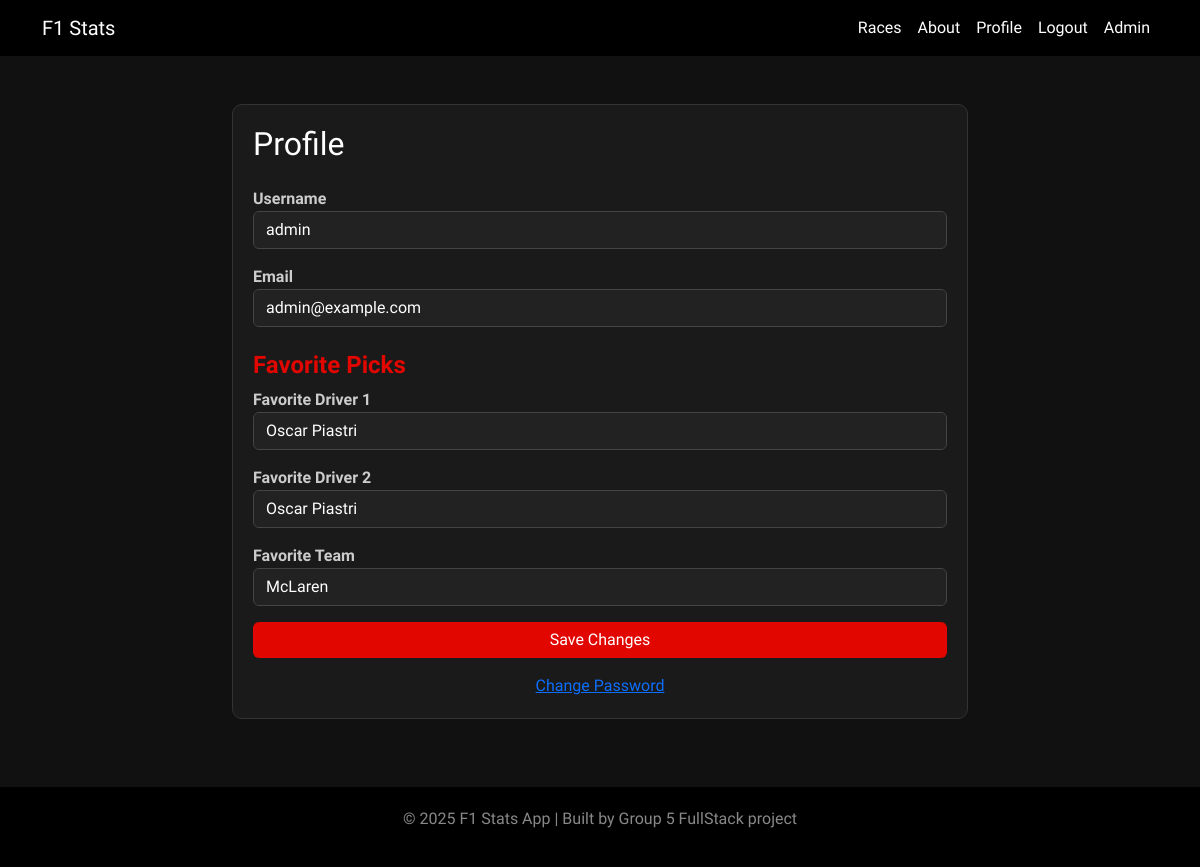
The page /profile (signed in) on the database as committed earlier.
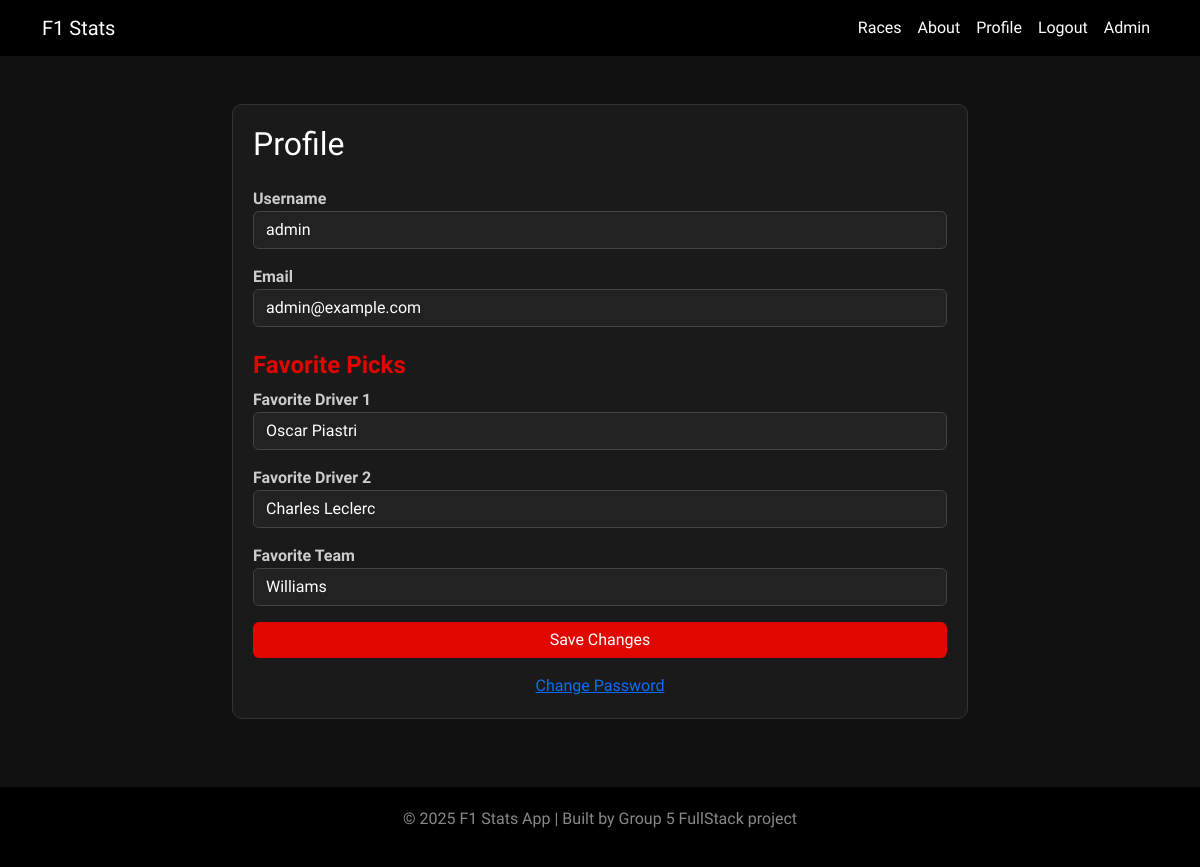
The same page on the database as committed later.
### backend/app/models.py (models this page shows, shortened)
class User(db.Model, UserMixin):
    __tablename__ = 'users'
    id = db.Column(db.Integer, primary_key=True)
    username = db.Column(db.String(50), unique=True, nullable=False)
    email = db.Column(db.String(150), unique=True, nullable=False)
    password_hash = db.Column(db.String(255), nullable=False)
    fav_driver_1 = db.Column(db.String(150), nullable=True)
    fav_driver_2 = db.Column(db.String(150), nullable=True)
    fav_team = db.Column(db.String(150), nullable=True)
    is_admin = db.Column(db.Boolean, nullable=False, default=False)

### backend/app/routes.py (the view, shortened to what this page needs)
@bp.route('/profile', methods=['GET', 'POST'])
@login_required
def profile():
    form = ProfileForm()
    if request.method == 'GET':
        form.username.data = current_user.username
        form.email.data = current_user.email
        form.fav_driver_1.data = current_user.fav_driver_1 or 'Lando Norris'
        form.fav_driver_2.data = current_user.fav_driver_2 or 'Yuki Tsunoda'
        form.fav_team.data = current_user.fav_team or 'McLaren'
    return render_template('profile.html', form=form, user=current_user)

### backend/app/forms.py
class ProfileForm(FlaskForm):
    username = StringField('Username', validators=[DataRequired(), Length(min=3, max=50)])
    email = StringField('Email', validators=[DataRequired(), Email(), Length(max=120)])
    fav_driver_1 = SelectField('Favorite Driver 1', choices=F1_DRIVERS, validators=[DataRequired()])
    fav_driver_2 = SelectField('Favorite Driver 2', choices=F1_DRIVERS, validators=[DataRequired()])
    fav_team = SelectField('Favorite Team', choices=F1_TEAMS, validators=[DataRequired()])
    submit = SubmitField('Update Profile')

### backend/app/models.py (called while the page is built)
@login_manager.user_loader
def load_user(user_id):
    return User.query.get(int(user_id))

### frontend/templates/profile.html (shortened to what this page needs)
{% extends "base.html" %}
{% block content %}
<section class="container my-5">
  <div class="row justify-content-center">
    <div class="col-lg-8">
      <div class="race-card">
        <h2 class="mb-4">Profile</h2>
        <form method="POST">
          <div class="mb-3">{{ form.username.label }} {{ form.username(class="form-control") }}</div>
          <div class="mb-3">{{ form.email.label }} {{ form.email(class="form-control") }}</div>
          <h4 class="mt-4">Favorite Picks</h4>
          <div class="mb-3">{{ form.fav_driver_1.label }} {{ form.fav_driver_1(class="form-control") }}</div>
          <div class="mb-3">{{ form.fav_driver_2.label }} {{ form.fav_driver_2(class="form-control") }}</div>
          <div class="mb-3">{{ form.fav_team.label }} {{ form.fav_team(class="form-control") }}</div>
          <button type="submit" class="btn btn-f1 w-100">Save Changes</button>
        </form>
        <div class="text-center mt-3">
          <a href="{{ url_for('main.change_password') }}">Change Password</a>
        </div>
      </div>
    </div>
  </div>
</section>
{% endblock %}

### frontend/templates/base.html (shortened to what this page needs)
<!DOCTYPE html>
<html lang="en">
<head>
  <link rel="stylesheet" href="https://cdn.jsdelivr.net/npm/bootstrap@5.3.2/dist/css/bootstrap.min.css">
  <link rel="stylesheet" href="{{ url_for('static', filename='style.css') }}">
</head>
<body>
<nav class="navbar navbar-expand-lg">
  <div class="container">
    <a class="navbar-brand" href="{{ url_for('main.index') }}">F1 Stats</a>
    <div class="collapse navbar-collapse" id="navbarNav">
      <ul class="navbar-nav ms-auto">
          <li class="nav-item"><a class="nav-link" href="{{ url_for('main.race_details') }}">Races</a></li>
          <li class="nav-item"><a class="nav-link" href="{{ url_for('main.about') }}">About</a></li>
        {% if current_user.is_authenticated %}
          <li class="nav-item"><a class="nav-link" href="{{ url_for('main.profile') }}">Profile</a></li>
          <li class="nav-item"><a class="nav-link" href="{{ url_for('main.logout') }}">Logout</a></li>
        {% else %}
          <li class="nav-item"><a class="nav-link" href="{{ url_for('main.login') }}">Log in</a></li>
          <li class="nav-item"><a class="nav-link" href="{{ url_for('main.register') }}">Register</a></li>
        {% endif %}
        {% if current_user.is_authenticated and current_user.is_admin == True %}
          <li class="nav-item"><a class="nav-link" href="{{ url_for('main.admin_panel') }}">Admin</a></li>
        {% endif %}
      </ul>
    </div>
  </div>
</nav>
{% block content %}{% endblock %}
<footer class="mt-5">
  <div class="container text-center">
    <p>&copy; 2025 F1 Stats App | Built by Group 5 FullStack project</p>
  </div>
</footer>
</body>
</html>

### frontend/static/style.css (style rules this page uses)
body { font-family: 'Titillium Web', sans-serif; background-color: #111; color: #fff; }
.navbar { background-color: #000; }
.navbar-brand, .nav-link { color: #fff !important; }
.race-card { background-color: #1a1a1a; border: 1px solid #333; border-radius: 10px; padding: 20px; margin-bottom: 20px; transition: transform 0.2s ease; }
.btn-f1 { background-color: #e10600; border: none; color: white; }
footer { background-color: #000; color: #888; padding: 20px 0; text-align: center; margin-top: 50px; }
form label { color: #ccc; font-weight: 600; }
form .form-control { background-color: #222; border: 1px solid #444; color: #fff; }
form .form-control::placeholder { color: #888; }
.race-card h4 { color: #e10600; font-weight: 600; }
.btn-f1 { transition: background-color 0.3s ease; }

Rows that differ between the two databases and show on the page:
changed User "admin": fav_driver_2 "Oscar Piastri" → "Charles Leclerc"; fav_team "McLaren" → "Williams"
